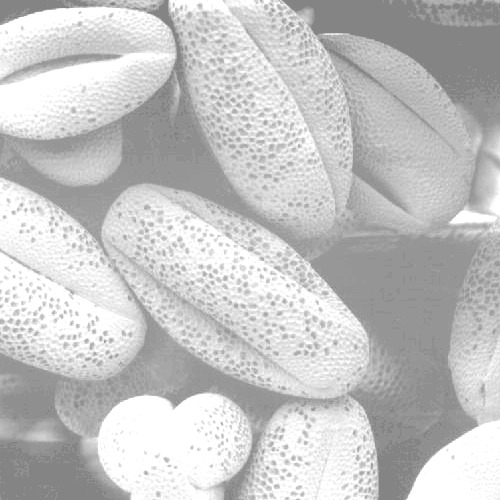
#> input picture Python_Sesion_5/Material/Clara.tif, 500 x 500 px; the run also reads 1 picture not shown here
$ python Ejercicio_Sesion_5_3.py
#> lines starting #> are read from the running program, lines starting #| are printed output that depends on the picture
# -*- coding: utf-8 -*-
import cv2
import numpy as np
from matplotlib import pyplot as plt


#INICIO_APARTADO_3
#Ejemplo de normalización del histograma

img = cv2.imread('../Material/Clara.tif', cv2.IMREAD_GRAYSCALE)
#> img is the input picture: shape (500, 500); min 132, max 255, mean 196.4

if img is None: #Si está vacía es que no se ha leído
    print('Imagen no encontrada\n')
    exit(0)

min_val, max_val, min_loc, max_loc = cv2.minMaxLoc(img)
#> min_val = 132; max_val = 255; min_loc = (0, 0); max_loc = (171, 0)

img2=(img-min_val)/(max_val-min_val)*255.0 #Normalización de la imagen

#Mostramos la dos imágenes juntas
res = np.hstack((img,np.uint8(img2)))

cv2.imshow("Corregida",res)

#Obtenemos y mostramos el histograma normalizado
hist2,bins2 = np.histogram(img2.flatten(),256,[0,256])
#> hist2 = 256 values, max 28659 at index 255, min 0 at index 1, mean 976.6; bins2 = 257 values from 0 to 256
legend = ['Clara', 'Corregida']
plt.hist((img.flatten(),img2.flatten()),256,[0,256], color = ['g', 'r'])
plt.legend(legend)
plt.xlim([0,256])
plt.show()
#> figure, not shown here; tallest bar 28659 high, from x = 255.1 to 255.5; tallest bar 28659 high, from x = 255.5 to 255.9

cv2.destroyWindow('Corregida')

img5 = cv2.imread('../Material/Oscura.tif', cv2.IMREAD_GRAYSCALE)
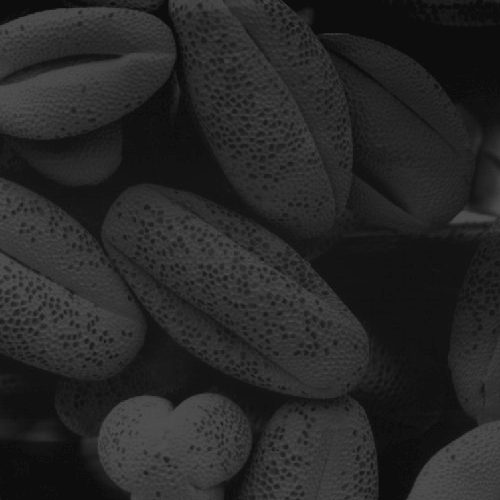
#> input picture Python_Sesion_5/Material/Oscura.tif, 500 x 500 px
#> img5 is the input picture: shape (500, 500); min 13, max 83, mean 38.7

if img is None: #Si está vacía es que no se ha leído
    print('Imagen no encontrada\n')
    exit(0)

min_val, max_val, min_loc, max_loc = cv2.minMaxLoc(img5)
#> min_val = 13; max_val = 83; max_loc = (120, 419)

img6=(img5-min_val)/(max_val-min_val)*255.0 #Normalización de la imagen

#Mostramos la dos imágenes juntas
res = np.hstack((img5,np.uint8(img6)))
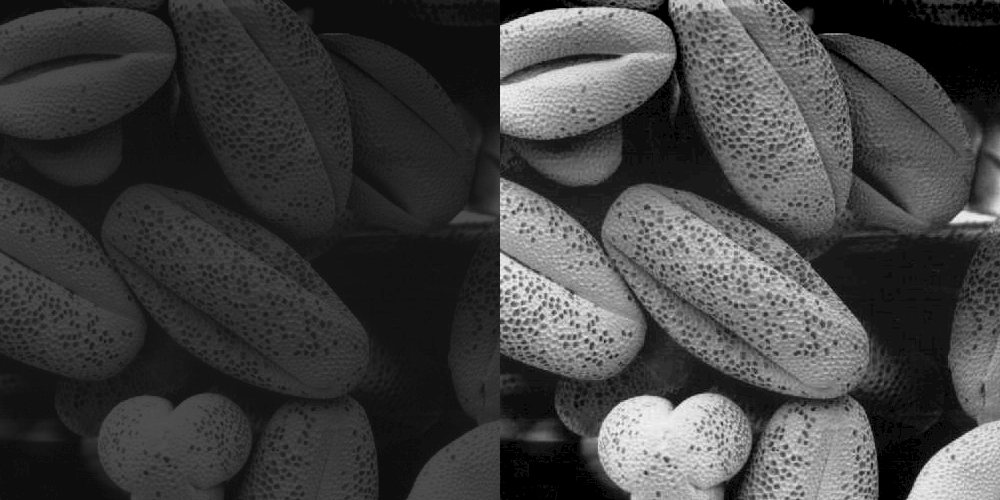
#> res: shape (500, 1000); min 0, max 255, mean 66

cv2.imshow("Corregida_Oscuro",res)

#Obtenemos y mostramos el histograma normalizado
hist2,bins2 = np.histogram(img6.flatten(),256,[0,256])
#> hist2 = 256 values, max 17718 at index 0, min 0 at index 1, mean 976.6
legend = ['Oscura', 'Corregida_Oscuro']
plt.hist((img5.flatten(),img6.flatten()),256,[0,256], color = ['g', 'r'])
plt.legend(legend)
plt.xlim([0,256])
plt.show()
#> figure, not shown here; tallest bar 17718 high, from x = 13.1 to 13.5; tallest bar 17718 high, from x = 0.5 to 0.9

cv2.destroyWindow('Corregida_Oscuro')

img8 = cv2.imread('../Material/Bajo contraste.tif', cv2.IMREAD_GRAYSCALE)
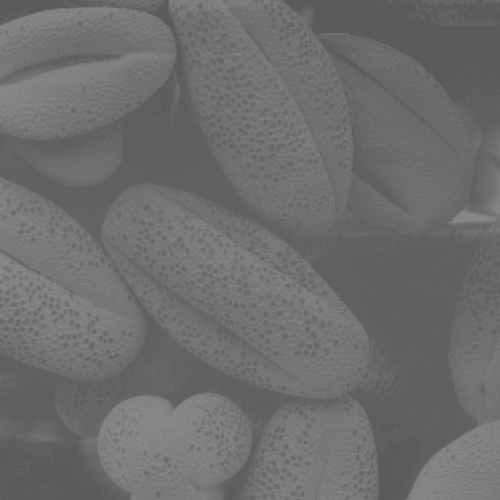
#> input picture Python_Sesion_5/Material/Bajo contraste.tif, 500 x 500 px
#> img8 is the input picture: shape (500, 500); min 91, max 138, mean 109.1

if img8 is None: #Si está vacía es que no se ha leído
    print('Imagen no encontrada\n')
    exit(0)

min_val, max_val, min_loc, max_loc = cv2.minMaxLoc(img8)
#> min_val = 91; max_val = 138

equ=cv2.equalizeHist(img8)
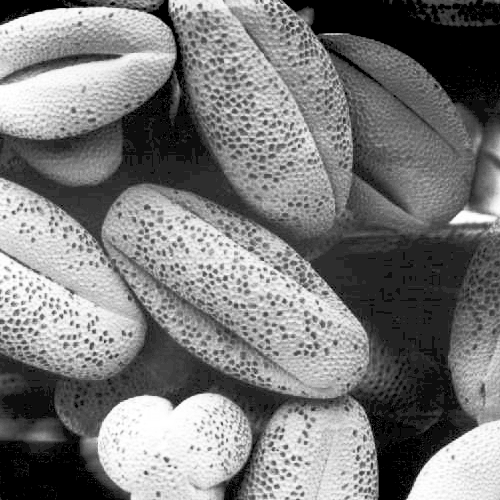
#> equ: shape (500, 500); min 0, max 255, mean 122.7

legend = ['Bajo contraste', 'Ecualizada']

#Mostramos la dos imágenes juntas
res = np.hstack((img8,np.uint8(equ)))
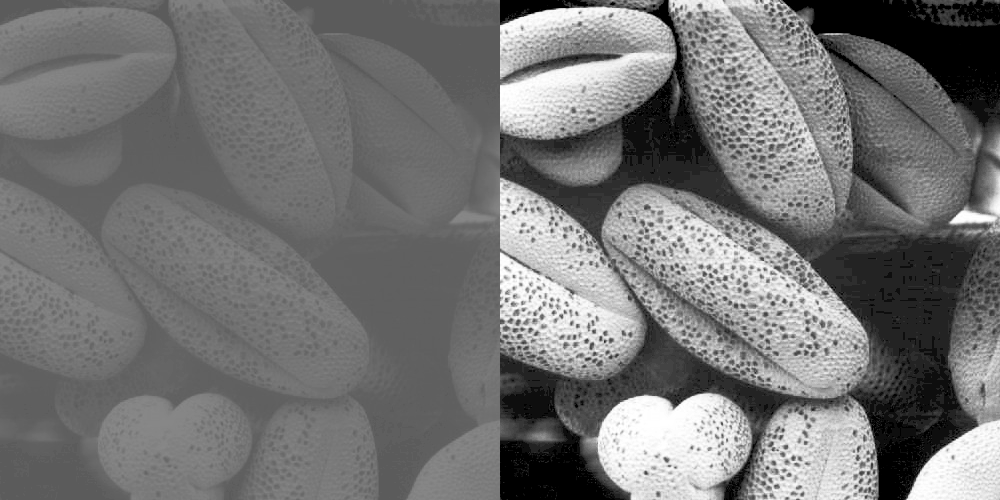
#> res: shape (500, 1000); min 0, max 255, mean 115.9

cv2.imshow("Ecualizada_Bajo",res)

#Obtenemos y mostramos el histograma original
hist,bins = np.histogram(img8.flatten(),256,[0,256])
#> hist = 256 values, max 19078 at index 96, min 0 at index 0, mean 976.6; bins = 257 values from 0 to 256

hist,bins = np.histogram(equ.flatten(),256,[0,256])
#> hist = 256 values, max 19078 at index 35, min 0 at index 1, mean 976.6
plt.hist((img8.flatten(), equ.flatten()),256,[0,256], color = ['r', 'g'])
plt.legend(legend)
plt.xlim([0,256])
plt.show()
#> figure, not shown here; tallest bar 19078 high, from x = 96.1 to 96.5; tallest bar 19078 high, from x = 35.5 to 35.9

cv2.destroyWindow('Ecualizada_Bajo')

img3 = cv2.imread('../Material/Alto contraste.tif', cv2.IMREAD_GRAYSCALE)

if img3 is None: #Si está vacía es que no se ha leído
    print('Imagen no encontrada\n')
    exit(0)

min_val, max_val, min_loc, max_loc = cv2.minMaxLoc(img3)
#> min_val = 0; max_val = 255; max_loc = (219, 3)

equ=cv2.equalizeHist(img3)

legend = ['Alto contraste', 'Ecualizada']

#Mostramos la dos imágenes juntas
res = np.hstack((img3,np.uint8(equ)))
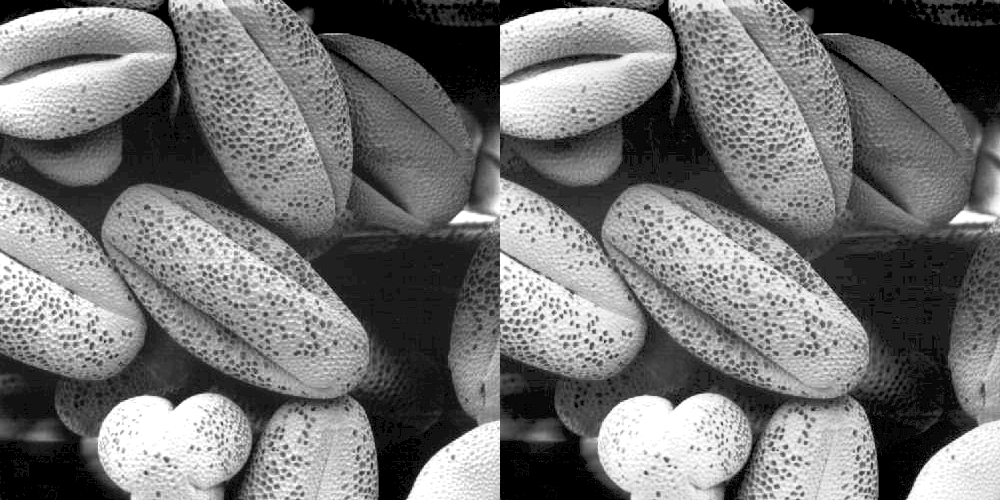
#> res: shape (500, 1000); min 0, max 255, mean 116.4

cv2.imshow("Ecualizada_Alto",res)

#Obtenemos y mostramos el histograma original
hist,bins = np.histogram(img3.flatten(),256,[0,256])
#> hist = 256 values, max 17496 at index 0, min 0 at index 4, mean 976.6

hist,bins = np.histogram(equ.flatten(),256,[0,256])
#> hist = 256 values, max 17913 at index 0, min 0 at index 4, mean 976.6
plt.hist((img3.flatten(), equ.flatten()),256,[0,256], color = ['r', 'g'])
plt.legend(legend)
plt.xlim([0,256])
plt.show()
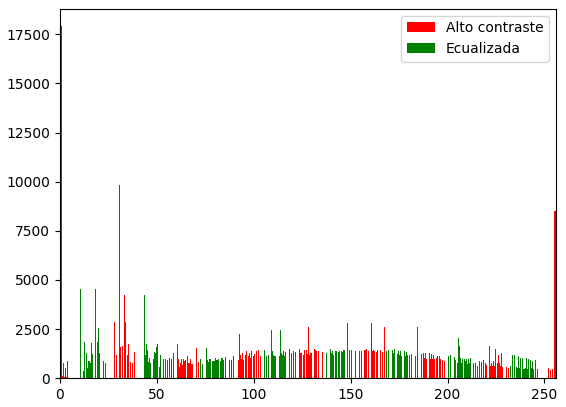
#> figure drawn by matplotlib, 1 panel; tallest bar 17496 high, from x = 0.1 to 0.5; tallest bar 17913 high, from x = 0.5 to 0.9

cv2.destroyWindow('Ecualizada_Alto')
cv2.destroyAllWindows()

#FIN_APARTADO_3
